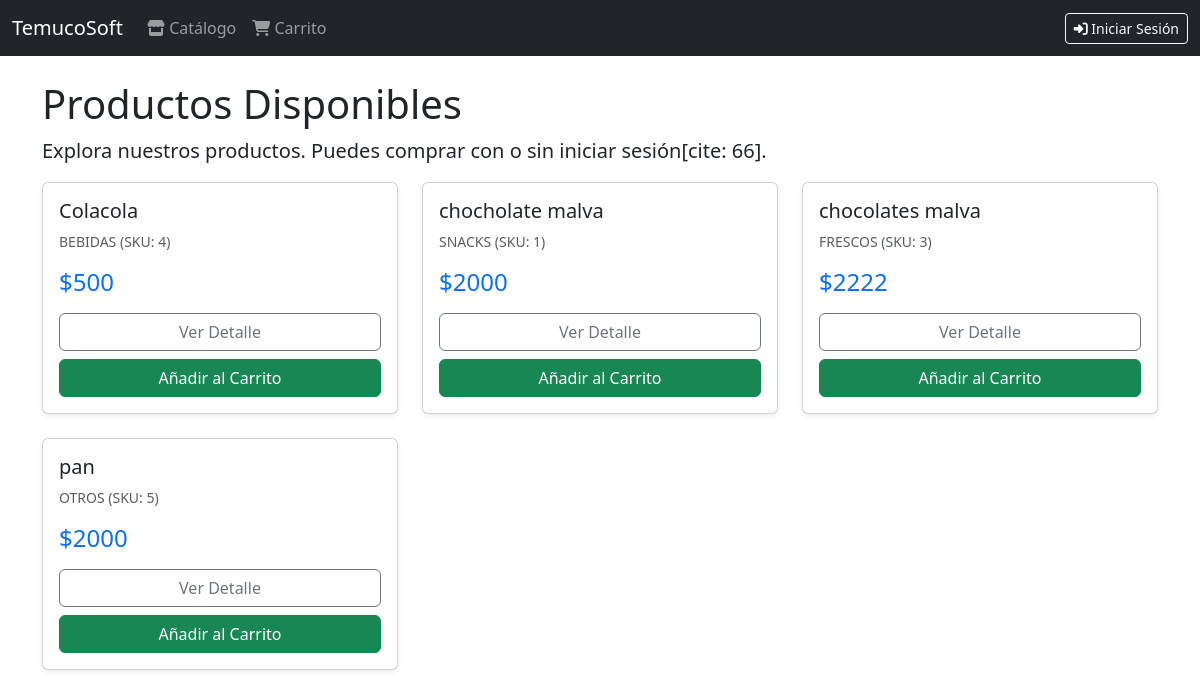
Page /shop/products/ on the committed database.
### products/models.py (models this page shows, shortened)
class Product(models.Model):
    CATEGORY_CHOICES = (
        ('ALIMENTOS', 'Alimentos y Comestibles'),
        ('BEBIDAS', 'Bebidas y Licores'),
        ('SNACKS', 'Snacks y Confitería'),
        ('LIMPIEZA', 'Productos de Limpieza'),
        ('HIGIENE', 'Higiene Personal'),
        ('FARMACIA', 'Medicamentos / Farmacia'),
        ('TECNOLOGIA', 'Electrónica y Tecnología'),
        ('HOGAR', 'Artículos para el Hogar'),
        ('JUGUETES', 'Juguetes'),
        ('ROPA', 'Vestimenta y Accesorios'),
        ('DEPORTES', 'Deportes'),
        ('JARDIN', 'Jardinería'),
        ('MASCOTAS', 'Productos para Mascotas'),
        ('LIBROS', 'Libros y Papelería'),
        ('VEHICULOS', 'Accesorios para Vehículos'),
        ('HERRAMIENTAS', 'Herramientas'),
        ('SERVICIOS', 'Servicios'),
        ('CONGELADOS', 'Congelados'),
        ('FRESCOS', 'Productos Frescos'),
        ('OTROS', 'Otros / Varios'),
    )
    company = models.ForeignKey(Company, on_delete=models.CASCADE)
    sku = models.CharField(max_length=50)
    name = models.CharField(max_length=100)
    description = models.TextField(blank=True)
    price = models.DecimalField(max_digits=10, decimal_places=2)
    cost = models.DecimalField(max_digits=10, decimal_places=2)
    category = models.CharField(max_length=50, choices=CATEGORY_CHOICES)
    class Meta:
        ordering = ['name']
        unique_together = (('company', 'sku'),)

### sales/views_templates.py (the view)
class CatalogoView(TemplateView):
    template_name = 'shop/catalogo.html'
    def get_context_data(self, **kwargs):
        context = super().get_context_data(**kwargs)
        context['products'] = Product.objects.filter(company__is_active=True).order_by('name')
        return context

### templates/shop/catalogo.html (shortened to what this page needs)
{% extends 'base.html' %}
{% block content %}
    <h1>Productos Disponibles</h1>
    <p class="lead">Explora nuestros productos. Puedes comprar con o sin iniciar sesión[cite: 66].</p>
    <div class="row row-cols-1 row-cols-md-3 g-4">
        {% for product in products %}
        <div class="col">
            <div class="card h-100 shadow-sm">
                <div class="card-body d-flex flex-column">
                    <h5 class="card-title">{{ product.name }}</h5>
                    <p class="card-text text-muted small">{{ product.category }} (SKU: {{ product.sku }})</p>
                    <h4 class="text-primary mt-auto">${{ product.price|floatformat:0 }}</h4>
                    <div class="d-grid gap-2 mt-2">
                        <a href="{% url 'shop:detalle' product.id %}" class="btn btn-outline-secondary">Ver Detalle</a>
                        <button class="btn btn-success btn-add-cart" data-product-id="{{ product.id }}">
                            Añadir al Carrito
                        </button>
                    </div>
                </div>
            </div>
        </div>
        {% empty %}
            <p>No hay productos disponibles en este momento.</p>
        {% endfor %}
    </div>
{% endblock %}

### templates/base.html (shortened to what this page needs)
{% load static %}
<!DOCTYPE html>
<html lang="es">
<head>
    <link href="https://cdn.jsdelivr.net/npm/bootstrap@5.3.3/dist/css/bootstrap.min.css" rel="stylesheet">
    <link rel="stylesheet" href="https://cdnjs.cloudflare.com/ajax/libs/font-awesome/6.5.2/css/all.min.css">
</head>
<body>
    <nav class="navbar navbar-expand-lg navbar-dark bg-dark">
        <div class="container-fluid">
            <a class="navbar-brand" href="{% url 'dashboard' %}">TemucoSoft</a>
            <div class="collapse navbar-collapse" id="navbarNav">
                <ul class="navbar-nav me-auto mb-2 mb-lg-0">
                    <li class="nav-item">
                        <a class="nav-link" href="{% url 'shop:catalogo' %}"><i class="fas fa-store"></i> Catálogo</a>
                    </li>
                    <li class="nav-item">
                        <a class="nav-link" href="{% url 'shop:cart' %}"><i class="fas fa-shopping-cart"></i> Carrito</a>
                    </li>
                </ul>
                <ul class="navbar-nav">
                    {% if user.is_authenticated %}
                        <li class="nav-item">
                            <span class="navbar-text me-3">
                                Hola, **{{ user.username }}** ({{ user.get_role_display }})
                            </span>
                        </li>
                        <li class="nav-item">
                            <a class="btn btn-sm btn-outline-light" href="#" onclick="secureLogout(event)"><i class="fas fa-sign-out-alt"></i> Cerrar Sesión</a>
                        </li>
                    {% else %}
                        <li class="nav-item">
                            <a class="btn btn-sm btn-outline-light" href="{% url 'login' %}"><i class="fas fa-sign-in-alt"></i> Iniciar Sesión</a>
                        </li>
                    {% endif %}
                </ul>
            </div>
        </div>
    </nav>
    <main class="container mt-4">
        {% block content %}
        {% endblock %}
    </main>
</body>
</html>

### rows in the picture
Product: name "Colacola", category "BEBIDAS", sku "4", price "500"
Product: name "chocholate malva", category "SNACKS", sku "1", price "2000"
Product: name "chocolates malva", category "FRESCOS", sku "3", price "2222"
Product: name "pan", category "OTROS", sku "5", price "2000"
